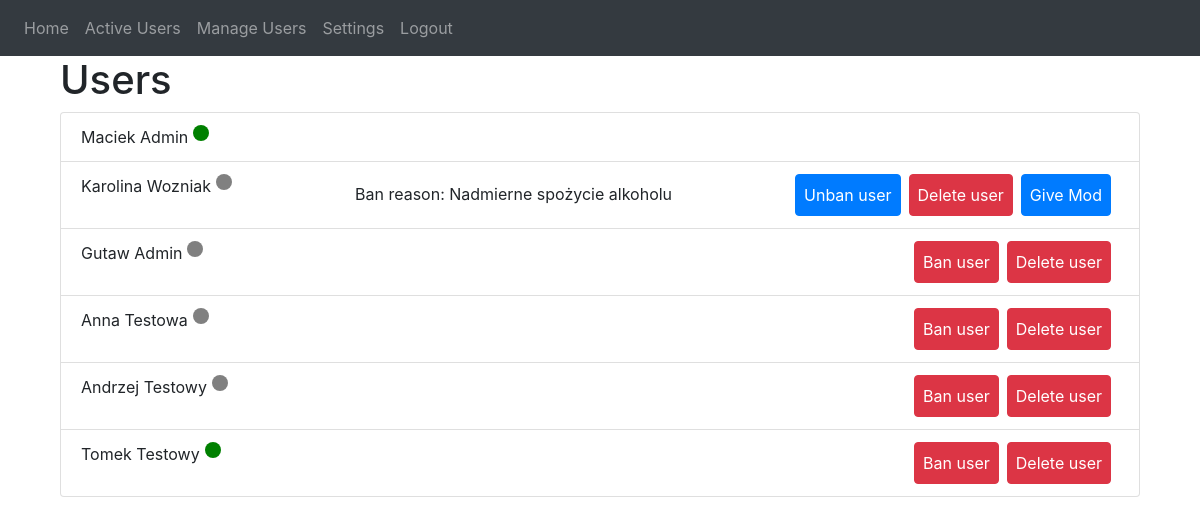
/manage (signed in), run on an earlier commit of the app's database.
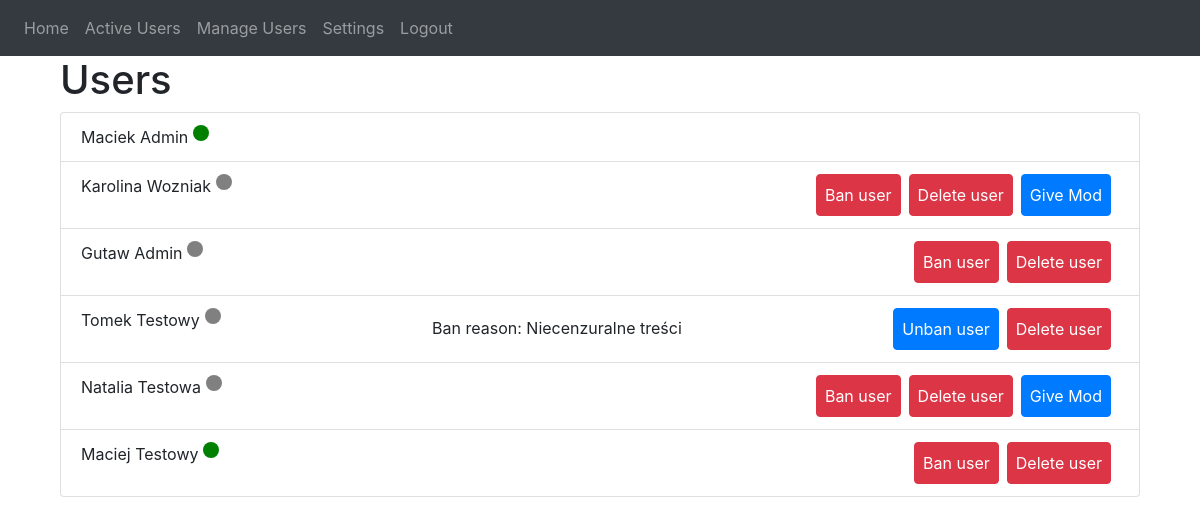
And on a later commit of the database.
### website/models.py (models this page shows)
class User(db.Model, UserMixin):
    id = db.Column(db.Integer, primary_key=True)
    first_name = db.Column(db.String(50), nullable=False)
    last_name = db.Column(db.String(50), nullable=False)
    email = db.Column(db.String(100), unique=True, nullable=False)
    password = db.Column(db.String(100), nullable=False)
    is_moderator = db.Column(db.Boolean, default=False)
    is_online = db.Column(db.Boolean, default=True)
    last_seen = db.Column(db.DateTime(timezone=True), default=func.now())

class Ban(db.Model):
    id = db.Column(db.Integer, primary_key=True)
    user_id = db.Column(db.Integer, db.ForeignKey('user.id'), nullable=False)
    reason = db.Column(db.String(200), nullable=False)
    timestamp = db.Column(db.DateTime(timezone=True), default=func.now())

### website/views.py (the view)
@views.route('/manage', methods=['GET', 'POST'])
def manage():
    def is_user_online(user):
        return user.is_online
    def is_user_banned(user):
        return Ban.query.filter_by(user_id=user.id).first()
    users = User.query.all()
    return render_template("manage.html", user=current_user, users=users, is_user_online=is_user_online, is_user_banned=is_user_banned)

### website/__init__.py (called while the page is built)
def create_app():
    app = Flask(__name__)
    app.config['SECRET_KEY'] = 'hjshjhdjah kjshkjdhjs'
    app.config['SQLALCHEMY_DATABASE_URI'] = f'sqlite:///{DB_NAME}'
    db.init_app(app)
    socketio.init_app(app)
    from .views import views
    from .auth import auth
    app.register_blueprint(views, url_prefix='/')
    app.register_blueprint(auth, url_prefix='/')
    from .models import User
    with app.app_context():
        db.create_all()
    login_manager = LoginManager()
    login_manager.login_view = 'auth.login'
    login_manager.init_app(app)
    @login_manager.user_loader
    def load_user(id):
        return User.query.get(int(id))
    return app

### website/views.py (called while the page is built)
@views.before_request
@login_required
def update_last_seen():
    user = User.query.filter_by(id=current_user.id).first()
    if user:
        user.is_online = True
        user.last_seen = datetime.now()
        db.session.commit()

@views.before_request
@login_required
def update_is_user_online():
    users = User.query.all()
    for user in users:
        if user.is_online:
            time_since_activity = (
                datetime.now() - user.last_seen).seconds / 60
            print(
                f"{user.first_name} {user.last_name} last seen: {time_since_activity}")
            if time_since_activity >= 10:
                user.is_online = False
                db.session.commit()

### website/templates/manage.html (shortened to what this page needs)
{% extends "base.html" %} {% block title %}Administrator's panel{% endblock %} {% block content %}
<div class="container">
   <h1>Users</h1>
   <ul class="list-group">
      {% for user_ in users %}
      <li class="list-group-item d-flex">
         {{ user_.first_name }} {{ user_.last_name }} {% if
         is_user_online(user_) %}
         <span class="dot dot-green mr-auto p-2"></span>
         {% else %}
         <span class="dot dot-gray mr-auto p-2"></span>
         {% endif %} {% if user_.id != current_user.id %}
         {% if not is_user_banned(user_) %}
         <button class="btn btn-danger ban-user-btn p-2 mr-2" data-userid="{{ user_.id }}">
            Ban user
         </button>
         {% else %}
         <div class="mr-auto p-2">Ban reason: {{ is_user_banned(user_).reason }}</div>
         <button class="btn btn-primary unban-user-btn p-2 mr-2" data-userid="{{ user_.id }}">
            Unban user
         </button>
         {% endif %}
         <button class="btn btn-danger delete-user-btn p-2 mr-2" data-userid="{{ user_.id }}">
            Delete user
         </button>
         {% if not user_.is_moderator %}
         <button class="btn btn-primary give-mod-btn p-2 mr-2" data-userid="{{ user_.id }}">
            Give Mod
         </button>
         {% endif%}
         {% endif %}
      </li>
      {% endfor %}
   </ul>
</div>
{% endblock %}

### website/templates/base.html (shortened to what this page needs)
<!DOCTYPE html>
<html>
	<head>
		<link
			rel="stylesheet"
			href="https://stackpath.bootstrapcdn.com/bootstrap/4.4.1/css/bootstrap.min.css"
		/>
		<link
			rel="stylesheet"
			href="https://stackpath.bootstrapcdn.com/font-awesome/4.7.0/css/font-awesome.min.css"
		/>
		<link
			rel="stylesheet"
			href="{{url_for('static', filename='css/style.css')}}"
		/>
	</head>
	<body>
		<nav class="navbar navbar-expand-lg navbar-dark bg-dark">
			<div class="collapse navbar-collapse" id="navbar">
				<div class="navbar-nav">
					{% if user.is_authenticated %}
					<a class="nav-item nav-link" id="home" href="/">Home</a>
					<a class="nav-item nav-link" id="chats" href="/active"
						>Active Users</a
					>
					{% if user.is_moderator %}
					<a class="nav-item nav-link" id="manage" href="/manage"
						>Manage Users</a
					>
					{% endif %}
					<a class="nav-item nav-link" id="chats" href="/settings"
						>Settings</a
					>
					<a class="nav-item nav-link" id="logout" href="/logout"
						>Logout</a
					>
					{% endif %}
				</div>
			</div>
		</nav>
		<div class="container">{% block content %} {% endblock %}</div>
	</body>
</html>

### website/static/css/style.css (style rules this page uses)
.dot { height: 10px; width: 10px; border-radius: 50%; display: inline-block; margin-left: 5px; }
.dot-green { background-color: green; }
.dot-gray { background-color: gray; }

What changed in the data, as far as the page shows it:
removed User: first_name "Anna", last_name "Testowa", is_online False (drawn)
removed User: first_name "Andrzej", last_name "Testowy", is_online False (drawn)
computed for User "Karolina": text "Ban reason: Unban user" → "Ban user"
changed User "Tomek": is_online True → False (drawn); text "Ban user" → "Ban reason: Unban user"
changed Ban: reason "Nadmierne spożycie alkoholu" → "Niecenzuralne treści"
added User: first_name "Natalia", last_name "Testowa", is_online False (drawn)
added User: first_name "Maciej", last_name "Testowy", is_online True (drawn)
